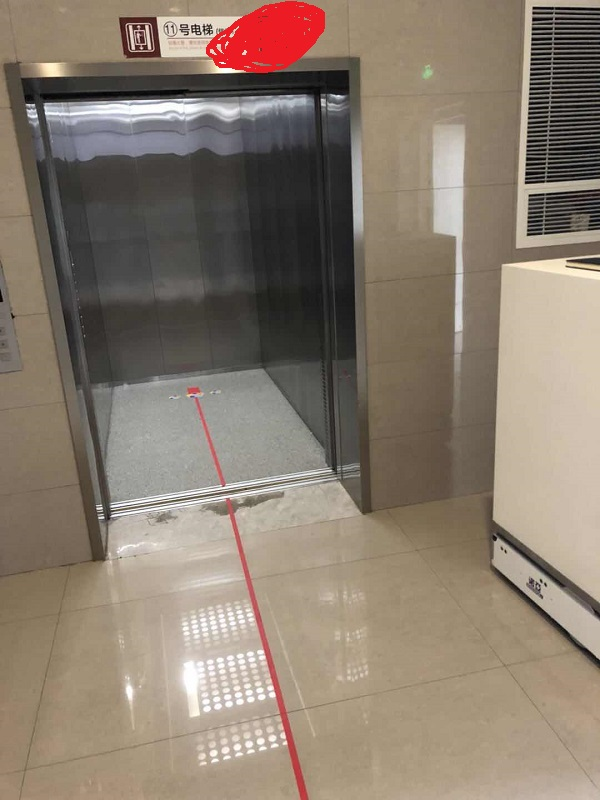
//> input picture HaughTransform/src.jpg, 600 x 800 px
$ ./HaughTransform   (built with g++ and OpenCV 4)
//> lines starting //> are read from the running program, lines starting //| are printed output that depends on the picture
#include <opencv2/opencv.hpp>
#include <opencv2/imgproc/imgproc.hpp>
#include <vector>

using namespace cv;
using namespace std;
int main( )
{
    Mat srcImage = imread("src.jpg");
//> srcImage is the input picture: 800 rows x 600 cols, CV_8UC3; mean B, G, R 110.6, 124.8, 138.5
    Mat midImage,dstImage;

    //【2】进行边缘检测和转化为灰度图
    Canny(srcImage, midImage, 50, 200, 3);//进行一此canny边缘检测
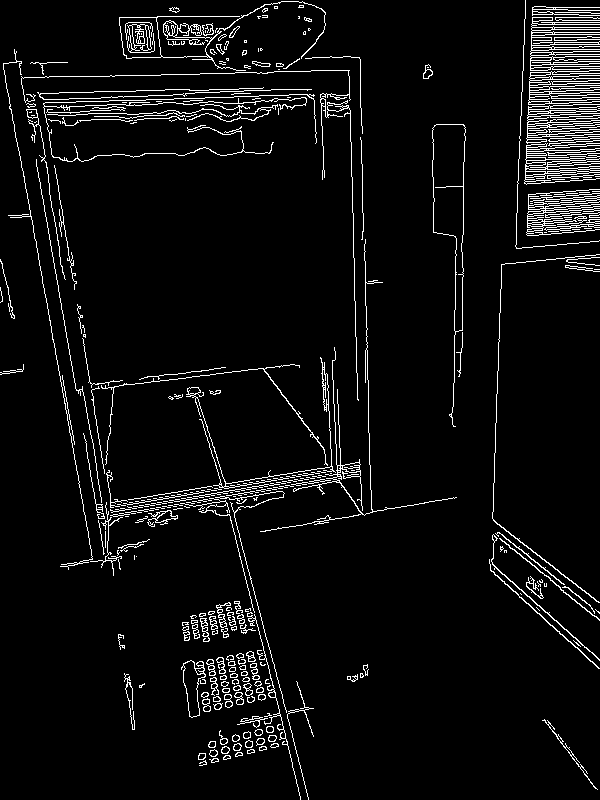
//> midImage: 800 rows x 600 cols, CV_8UC1; 5.3% white in thin lines or dots
    cvtColor(midImage,dstImage, CV_GRAY2BGR);//转化边缘检测后的图为灰度图
//> dstImage: 800 rows x 600 cols, CV_8UC3; 5.3% white in thin lines or dots

    //【3】进行霍夫线变换
    vector<Vec2f> lines;
    HoughLines(midImage, lines, 1, CV_PI/180, 150, 0, 0 );
//> lines = 29 lines (rho, theta), first 12: [-7, 2.97], [-92, 2.88], [-98, 2.9], [510, 0.03], [7, 2.97], [104, 1.54], [103, 1.52], [93, 1.55], [397, 1.45], [101, 1.54], [77, 1.55], [115, 1.52]

    //【4】依次在图中绘制出每条线段
    for( size_t i = 0; i < lines.size(); i++ )
    {
        float rho = lines[i][0], theta = lines[i][1];
        Point pt1, pt2;
        double a = cos(theta), b = sin(theta);
        double x0 = a*rho, y0 = b*rho;
        pt1.x = cvRound(x0 + 1000*(-b));
        pt1.y = cvRound(y0 + 1000*(a));
        pt2.x = cvRound(x0 - 1000*(-b));
        pt2.y = cvRound(y0 - 1000*(a));
        line( dstImage, pt1, pt2, Scalar(55,100,195), 1, CV_AA);
    }
//> this loop made 29 passes
//> (rho, theta, a, b, x0, y0) on passes 1 to 12: (-7, 2.97, -0.985, 0.174, 6.89, -1.22), (-92, 2.88, -0.966, 0.259, 88.87, -23.81), (-98, 2.9, -0.97, 0.242, 95.09, -23.71), (510, 0.0349, 0.999, 0.0349, 509.7, 17.8), (7, 2.97, -0.985, 0.174, -6.89, 1.22), (104, 1.54, 0.0349, 0.999, 3.63, 103.9), (103, 1.52, 0.0523, 0.999, 5.39, 102.9), (93, 1.55, 0.0175, 1, 1.62, 92.99), (397, 1.45, 0.122, 0.993, 48.38, 394), (101, 1.54, 0.0349, 0.999, 3.52, 100.9), (77, 1.55, 0.0175, 1, 1.34, 76.99), (115, 1.52, 0.0523, 0.999, 6.02, 114.8)
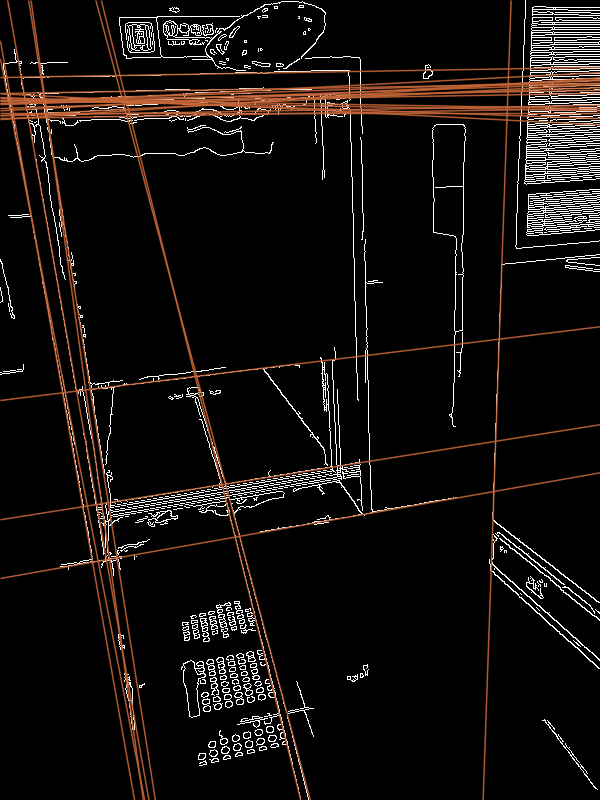
//> dstImage: 800 rows x 600 cols, CV_8UC3; mean B, G, R 13.4, 15.5, 19.8

    imshow("【原始图】", srcImage);

    imshow("【边缘检测后的图】", midImage);

    imshow("【效果图】", dstImage);

    waitKey(0);

    return 0;
}
